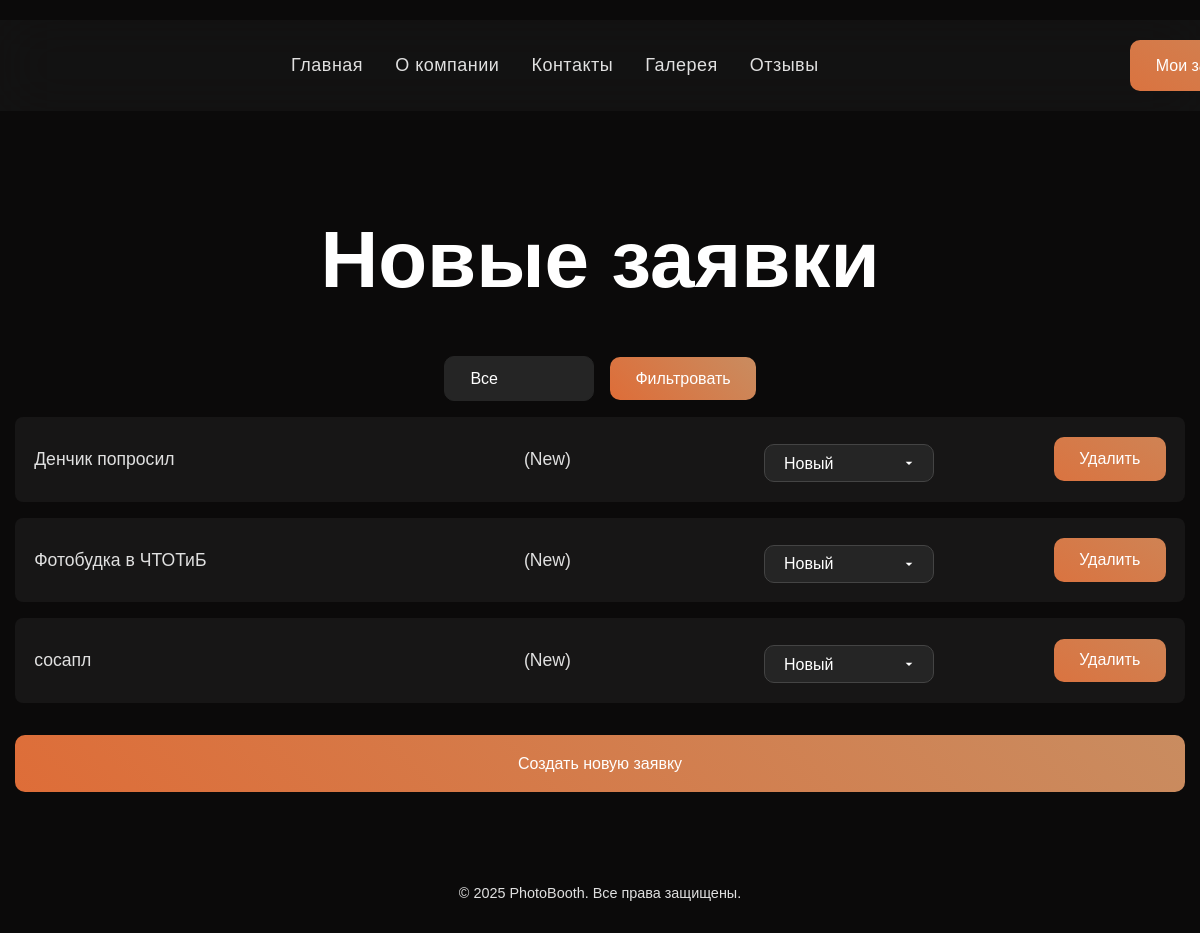
/requests/ (signed in), run on an earlier commit of the app's database.
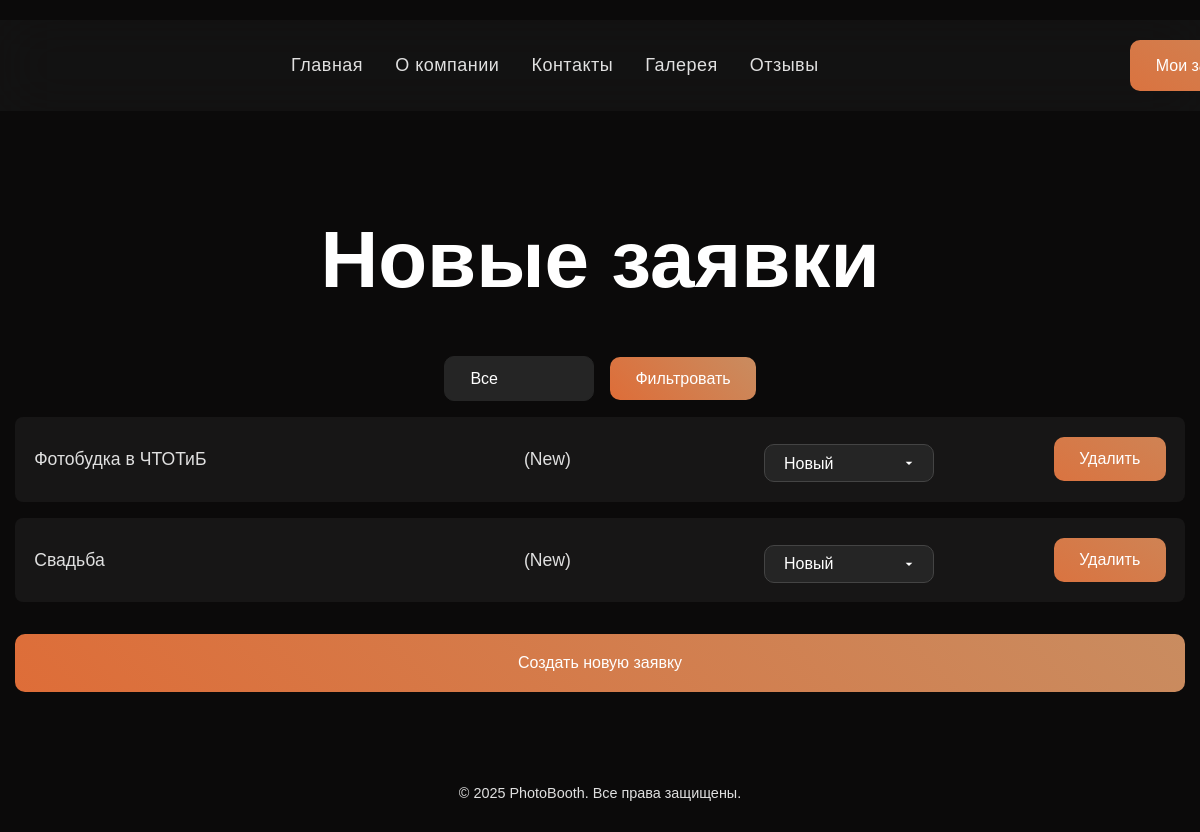
And on a later commit of the database.
### photobooth/models.py (models this page shows, shortened)
class Request(models.Model):
    client = models.ForeignKey(Client, on_delete=models.CASCADE)
    description = models.TextField()
    pricing_package = models.ForeignKey(PricingPackage, on_delete=models.SET_NULL, null=True, blank=False)
    contact_info = models.CharField(max_length=255, verbose_name="Контактные данные", blank=True)
    event_date = models.DateField(verbose_name="Дата мероприятия", null=True, blank=True)
    guest_count = models.PositiveIntegerField(verbose_name="Количество гостей", null=True, blank=True)
    created_at = models.DateTimeField(auto_now_add=True)
    status = models.CharField(
        max_length=20,
        choices=[
            ('new', 'New'),
            ('in_progress', 'In Progress'),
            ('completed', 'Completed'),
        ],
        default='new',
    )

### photobooth/views.py (the view)
# urls.py: path('requests/', views.RequestListView.as_view(), name='request_list'),
@method_decorator(login_required, name='dispatch')
class RequestListView(ListView):
    model = Request
    template_name = 'photobooth/request_list.html'
    def get_queryset(self):
        queryset = Request.objects.all()
        if not self.request.user.is_superuser:
            queryset = queryset.filter(client__user=self.request.user)
        status = self.request.GET.get('status')
        if status:
            queryset = queryset.filter(status=status)
        return queryset

### photobooth/templates/photobooth/request_list.html (shortened to what this page needs)
{% extends 'photobooth/base.html' %}
{% block content %}
<section class="request-list-section">
    <h1>{% if user.is_superuser %}Новые заявки{% else %}Мои заявки{% endif %}</h1>
    {% if user.is_superuser %}
        <form method="get" class="filter-form">
            <select name="status">
                <option value="">Все</option>
            </select>
            <button type="submit">Фильтровать</button>
        </form>
    {% endif %}
    <ul class="request-item-list">
        {% for request in object_list %}
            <li class="request-item">
                <a href="{% url 'request_detail' request.id %}">{{ request.description }}</a>
                <span class="request-status-text">({{ request.get_status_display }})</span>
                {% if user.is_superuser %}
                    <form method="post" action="{% url 'change_status' request.id %}" class="status-form">
                        <select name="status" class="status-select" onchange="this.form.submit()">
                            <option value="new" {% if request.status == 'new' %}selected{% endif %}>Новый</option>
                        </select>
                    </form>
                    <form method="post" action="{% url 'delete_request' request.id %}" style="display:inline;">
                        <button type="submit" class="btn btn-danger">Удалить</button>
                    </form>
                {% endif %}
            </li>
        {% endfor %}
    </ul>
    <a href="{% url 'request_create' %}" class="new-request-btn">Создать новую заявку</a>
</section>
{% endblock %}

What changed in the data, as far as the page shows it:
removed Request: description "Денчик попросил", status "New", status "Новый"
removed Request: description "сосапл", status "New", status "Новый"
added Request: description "Свадьба", status "New", status "Новый"
